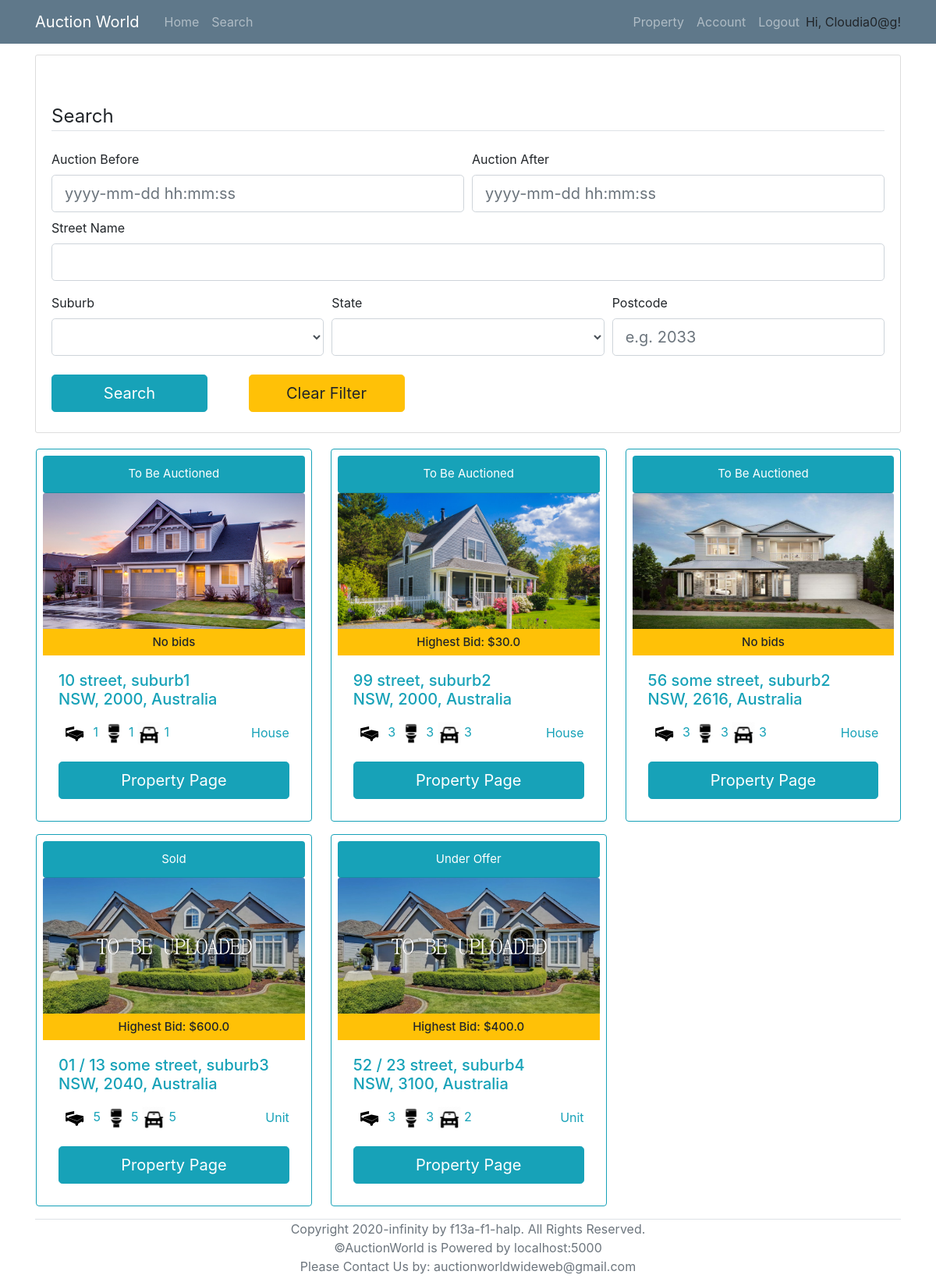
Page /search (signed in) on the earlier database version.
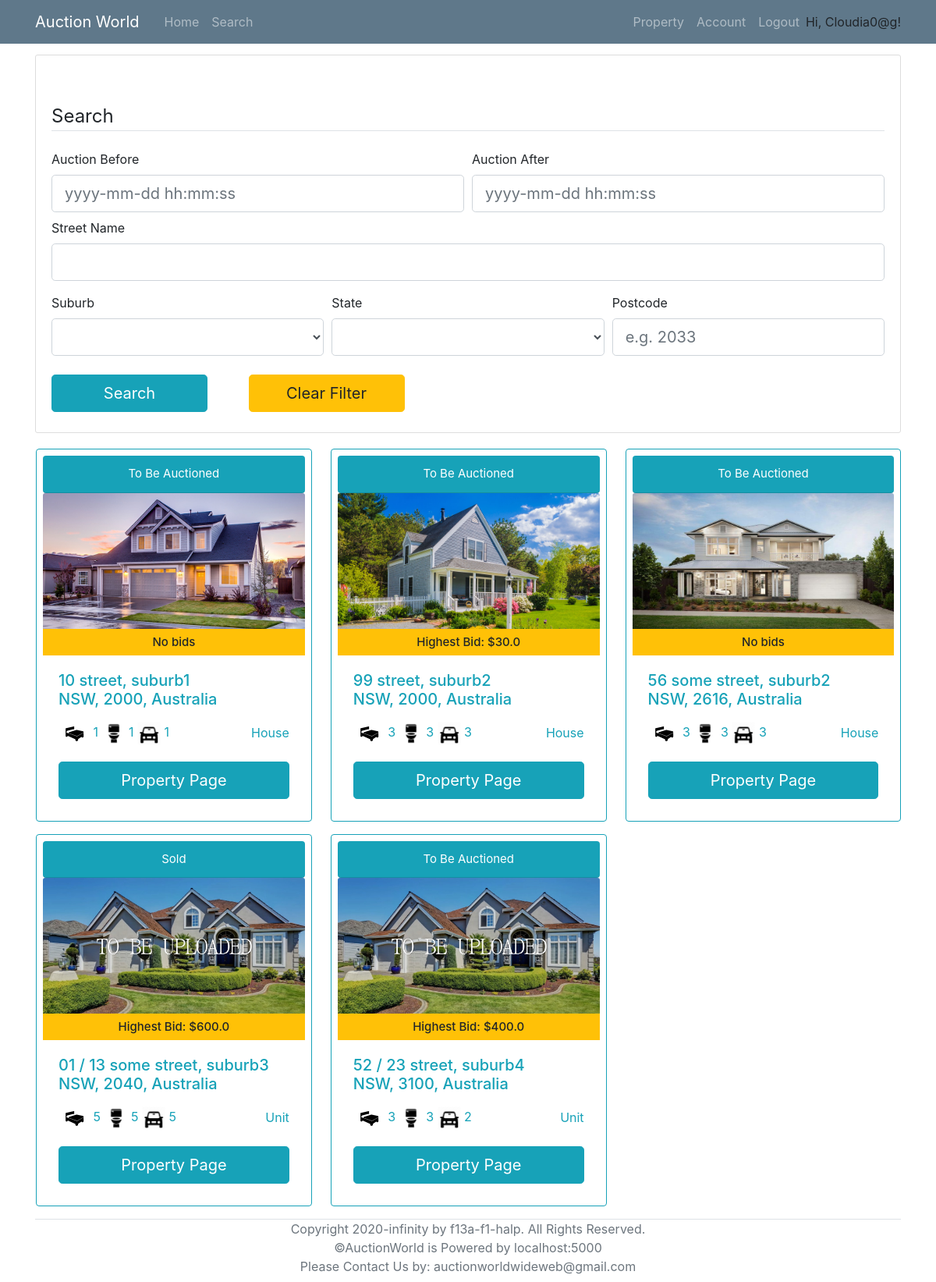
Same page on the later database version.
### models.py (models this page shows, shortened)
class Property(db.Model):
    __tablename__ = 'Property'
    id = db.Column(db.Integer, primary_key = True)
    property_type = db.Column(db.String)
    add_unit = db.Column(db.String(100))
    add_num = db.Column(db.String(100))
    add_name = db.Column(db.String(100))
    add_suburb = db.Column(db.String(100))
    add_state = db.Column(db.String(3))
    add_pc = db.Column(db.String(4))
    num_bedrooms = db.Column(db.Integer)
    num_parking = db.Column(db.Integer)
    num_bathrooms = db.Column(db.Integer)
    parking_features = db.Column(db.String)
    building_size = db.Column(db.Integer)
    land_size = db.Column(db.Integer)
    inspection_date = db.Column(db.DateTime)
    description = db.Column(db.String(2000))
    year_built = db.Column(db.Integer)
    status = db.Column(db.String)
    seller = db.Column(db.Integer, db.ForeignKey('User.id'))
    auctionId = db.relationship('AuctionDetails', backref='Property', uselist=False)
    photo_collection = db.relationship('Photos', backref='Property', lazy='dynamic')
    registeredBidders = db.relationship('User',secondary=lambda: RegisteredAssociation.__table__, backref="RegisteredProperties")

### routes.py (the view, shortened to what this page needs)
@app.route('/search', methods=['POST','GET'])
@login_required
def search():
    form=searchForm()
    available_suburbs=db.session.query(Property.add_suburb).distinct(Property.add_suburb)
    available_states=db.session.query(Property.add_state).distinct(Property.add_state)
    form.suburb.choices=[("")]+[(i.add_suburb) for i in available_suburbs]
    form.state.choices=[("")]+[(i.add_state) for i in available_states]
    full_list = db.session.query(Property,AuctionDetails,func.max(Bid.Amount).label('highestBid'))\
                        .outerjoin(AuctionDetails, AuctionDetails.PropertyID==Property.id)\
                        .outerjoin(Bid, Bid.AuctionID == AuctionDetails.id)\
                        .group_by(Property.id)
    property_Id=[]
    return render_template('search.html', title='search', form=form, properties=full_list)

### forms.py
class searchForm(FlaskForm):
    auction_before =  DateTimeField('Auction Before', format='%Y-%m-%d %H:%M:%S',validators=[Optional()])
    auction_after = DateTimeField('Auction After', format='%Y-%m-%d %H:%M:%S',validators=[Optional()])
    suburb = SelectField('Suburb', validators=[Optional()])
    state = SelectField('State', validators=[Optional()])
    street = StringField('Street Name',validators=[Optional()])
    postcode = StringField('Postcode', validators=[Optional()])
    submit = SubmitField('Search')
    clear = SubmitField('Clear Filter')

### models.py (called while the page is built)
@login_manager.user_loader
def load_user(id):
    return User.query.get(id)

### templates/search.html (shortened to what the changed rows need)
{% extends "base.html" %}
{% block content %}
	<div class="row col-xl-15">
		{% if properties.count() == 0 %}
			<div style="width:100%; text-align: center; margin-bottom: 100px;">
				<h1 class="text-info">No results found.</h1>
			</div>
		{% else %}
			{% for (p,a,b) in properties %}
				<div class="card border-info p-2 col-md-3.8 ml-3 mr-2 mb-3">
					<div class="card-header rounded text-center bg-info text-white" style="font-size: 15px;">
						{% if p.status == "auction" %}
							To Be Auctioned
						{% elif p.status == "sold" %}
							Sold
						{% else %}
							Under Offer
						{% endif %}
					</div>
					{% if not p.photo_collection.all() %}
						<img class="card-img-top" src="/static/propertyImage/Sample.jpg" alt="Card image cap" style="width:335.81px; height: 180px;" >
					{% else %}
						<img class="card-img-top" src="/static/propertyImage/{{p.photo_collection.first().photo}}" alt="Card image cap" style="width:335.81px; height: 180px;" >
					{% endif %}
					<h6 class="card-subtitle pt-2 pb-2 text-center bg-warning" style="font-size: 15px;">
                        {% if b:%}
                            Highest Bid: ${{b}}
                        {% else %}
                            No bids
                        {% endif%}
                    </h6>
					<div class="card-body text-info">
						<h4 class="card-title" style="font-size: 20px;">
							{% if p.add_unit %}
								{{p.add_unit}} /
							{% endif %}
							{{p.add_num}} {{p.add_name}}, {{p.add_suburb}} <br> {{p.add_state}}, {{p.add_pc}}, Australia
						</h4>
						<p class="card-text">
							<span><img src="/static/icons/bedicon.png" alt="Card image cap" style="width:40px; height: 40px;"> {{p.num_bedrooms}}</span>
							<span><img src="/static/icons/restroom.png" alt="Card image cap" style="width:30px; height: 30px;"> {{p.num_bathrooms}}</span>
							<span><img src="/static/icons/car.png" alt="Card image cap" style="width:30px; height: 30px;"> {{p.num_parking}}</span>
							<span style="float: right; margin-top: 7px;">{{p.property_type}}</span>
						</p>
						<a href={{ url_for("viewProperty", property_id=p.id) }} class="btn btn-info btn-lg" style="width: 100%;">Property Page</a>
					</div>
				</div>
			{% endfor %}
		{% endif %}
	</div>
</div>
{% endblock %}

Differences in the rows shown:
changed Property "suburb4": status "Under Offer" → "To Be Auctioned"
